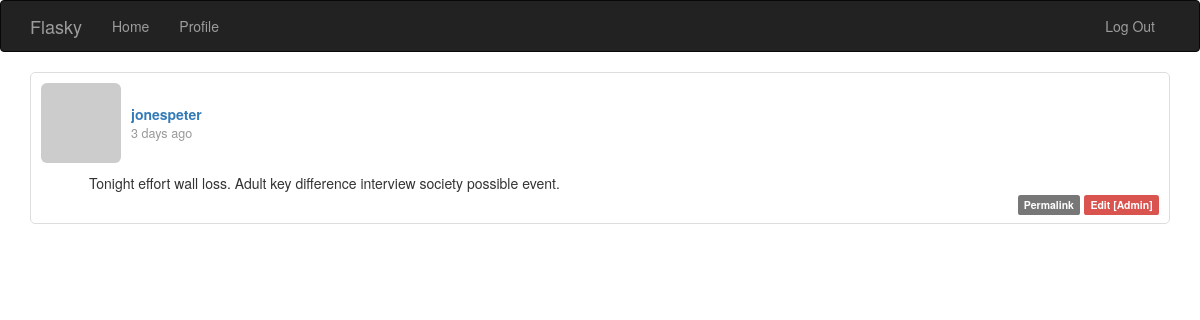
The page /post/75 (signed in) on the database its author committed.
### app/models.py (models this page shows, shortened)
class Post(db.Model):
    __tablename__ = "posts"
    id = db.Column(db.Integer, primary_key=True)
    body = db.Column(db.Text)
    body_html = db.Column(db.Text)
    timestamp = db.Column(db.DateTime, index=True, default=datetime.now())
    author_id = db.Column(db.Integer, db.ForeignKey("users.id"))

class User(UserMixin, db.Model):
    __tablename__ = "users"
    id = db.Column(db.Integer, primary_key=True)
    email = db.Column(db.String(64), unique=True, index=True)
    username = db.Column(db.String(64), unique=True, index=True)
    password_hash = db.Column(db.String(128))
    role_id = db.Column(db.Integer, db.ForeignKey("roles.id"))
    name = db.Column(db.String(64))
    location = db.Column(db.String(64))
    about_me = db.Column(db.Text())
    member_since = db.Column(db.DateTime(), default=datetime.now())
    last_seen = db.Column(db.DateTime(), default=datetime.now())
    posts = db.relationship("Post", backref="author", lazy="dynamic")
    @property
    def password(self):
        raise AttributeError("password is not a readable attribute")
    def can(self, perm):
        return self.role is not None and self.role.has_permission(perm)
    def is_administrator(self):
        return self.can(Permission.ADMIN)
    def ping(self):
        self.last_seen = datetime.now()
        db.session.add(self)
        db.session.commit()
    def gravatar(
        self, size=100, default="retro", rating="g"
    ):  # identicon, monsterid, retro, wavatar, robohash
        url = "https://secure.gravatar.com/avatar"
        hash = hashlib.md5(self.email.lower().encode("utf-8")).hexdigest()
        return "{url}/{hash}?s={size}&d={default}&r={rating}".format(
            url=url, hash=hash, size=size, default=default, rating=rating
        )
    """
    def generate_confirmation_token(self, expiration=3600):
        payload = {
            "confirm": self.id,
            "exp": datetime.utcnow() + timedelta(seconds=expiration)
        }
        token = jwt.encode(payload, current_app.config["SECRET_KEY"], algorithm="HS256")
        return token

    def confirm(self, token):
        try:
            payload = jwt.decode(token, current_app.config["SECRET_KEY"], algorithms=["HS256"])
        except (jwt.ExpiredSignatureError, jwt.InvalidTokenError):
            return False
        if payload.get("confirm") != self.id:
            return False
        self.confirmed = True
        db.session.add(self)
        return True
    """

### app/main/views.py (the view)
@main.route("/post/<int:id>")
def post(id):
    post = Post.query.get_or_404(id)
    return render_template("post.html", posts=[post])

### app/auth/views.py (called while the page is built)
@auth.before_app_request
def before_request():
    if current_user.is_authenticated:
        current_user.ping()

### app/main/__init__.py (called while the page is built)
@main.app_context_processor
def inject_permissions():
    return dict(Permission=Permission)

### app/models.py (called while the page is built)
@login_manager.user_loader
def load_user(user_id):
    return User.query.get(int(user_id))

    def has_permission(self, perm):
        return self.permissions & perm == perm

### app/templates/post.html (shortened to what this page needs)
{% extends "base.html" %}
{% block page_content %}
{% include '_posts.html' %}
{% endblock %}

### app/templates/_posts.html
<ul class="posts" style="list-style: none; padding: 0">
  {% for post in posts %}
  <li
    class="post"
    style="
      border: 1px solid #ddd;
      padding: 10px;
      margin-bottom: 10px;
      border-radius: 5px;
    "
  >
    <div style="display: flex; align-items: center; margin-bottom: 10px">
      <a href="{{ url_for('.user', username=post.author.username) }}">
        <img
          class="img-rounded"
          src="{{ post.author.gravatar(size=40) }}"
          style="margin-right: 10px"
        />
      </a>
      <div class="post-content">
        <div class="post-author" style="font-weight: bold">
          <a href="{{ url_for('.user', username=post.author.username) }}">
            {{ post.author.username }}
          </a>
        </div>
        <div class="post-date" style="font-size: 0.9em; color: #999">
          {{ moment(post.timestamp).fromNow() }}
        </div>
      </div>
    </div>
    <div class="post-body" style="margin-left: 48px; min-height: 10px">
      {% if post.body_html %} {{ post.body_html | safe }} {% else %} {{
      post.body }} {% endif %}
    </div>
    <div class="post-footer" style="text-align: right">
      <a href="{{ url_for('.post', id=post.id) }}">
        <span class="label label-default">Permalink</span>
      </a>
      {% if current_user == post.author %}
      <a href="{{ url_for('.edit', id=post.id) }}">
        <span class="label label-primary">Edit</span>
      </a>
      {% elif current_user.is_administrator() %}
      <a href="{{ url_for('.edit', id=post.id) }}">
        <span class="label label-danger">Edit [Admin]</span>
      </a>
      {% endif %}
    </div>
  </li>
  {% endfor %}
</ul>

### rows shown on the page
Post: author.username "jonespeter", timestamp "3 days ago", body "Tonight effort wall loss. Adult key difference interview society possible event."
